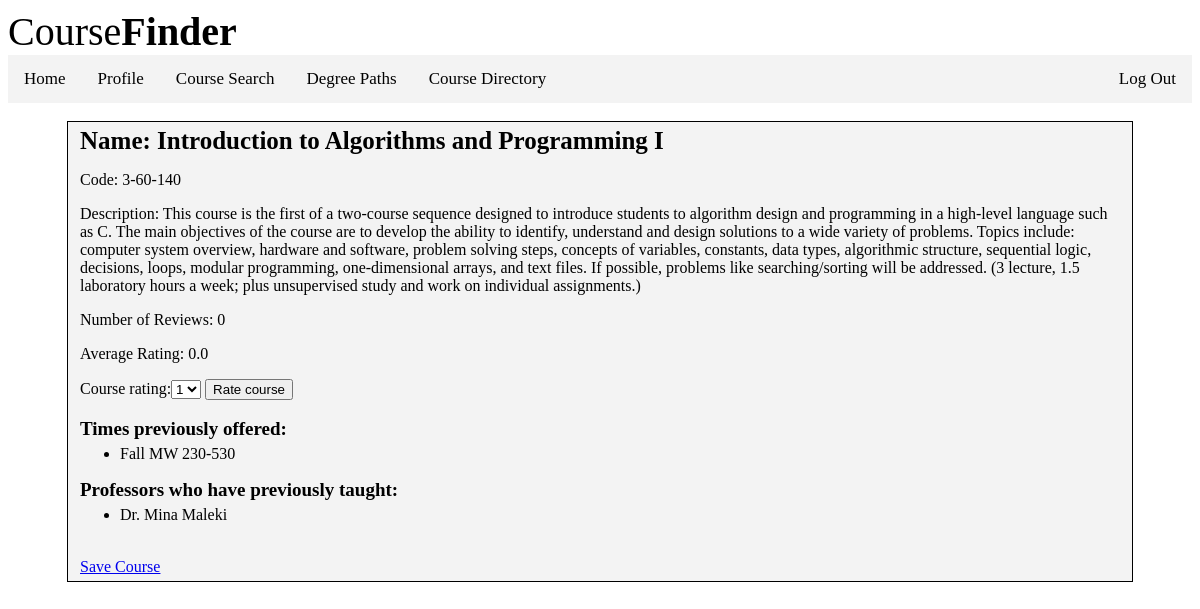
The page /courseinfo/3-60-140 (signed in) on the database as committed earlier.
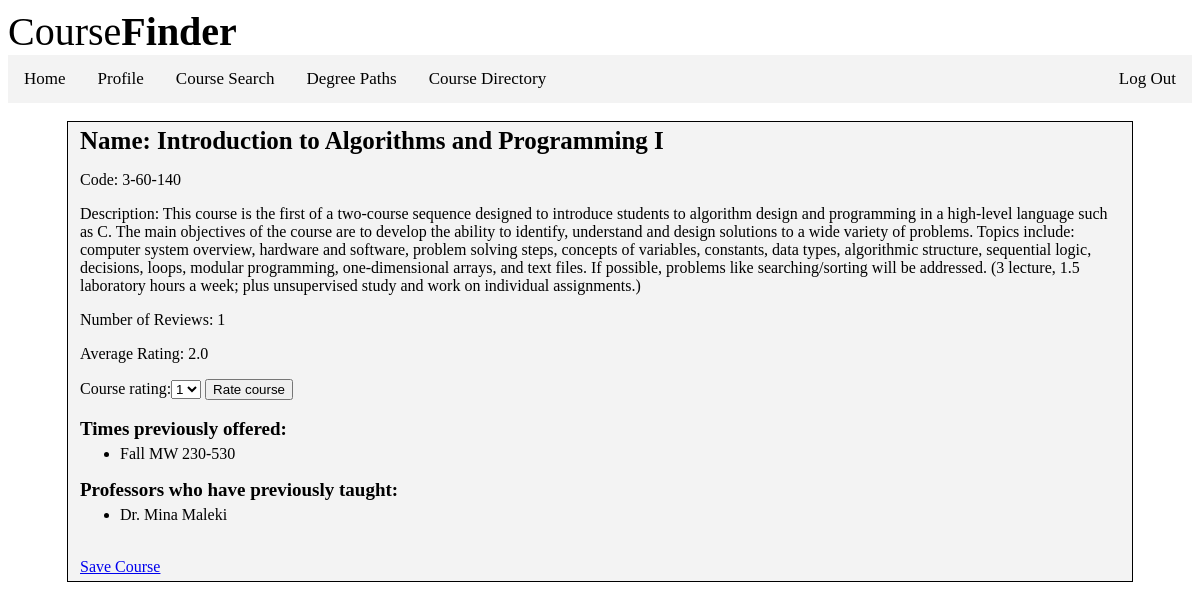
The same page on the database as committed later.
### finder/models.py (models this page shows, shortened)
class Course(models.Model):
    faculty = models.IntegerField()
    department = models.IntegerField()
    course = models.IntegerField()
    name = models.CharField(max_length=50)
    desc = models.TextField()
    review_amt = models.IntegerField()
    review_avg = models.FloatField()

### finder/views.py (the view)
# urls.py: path('courseinfo/<int:faculty>-<int:department>-<int:course>', views.courseinfo, name='courseinfo'),
def courseinfo(request, faculty, department, course):
    course = get_object_or_404(Course, faculty=faculty, department=department, course=course)
    saved_flag = True
    for i in request.user.savedcourse_set.all():
        if i.saved_course.course == course.course and i.saved_course.department == course.department:
            saved_flag = False
    if request.method == 'POST':
        form = ReviewForm(request.POST)
        if form.is_valid():
            rating = form.cleaned_data['rating']
            course.review_amt += 1
            course.review_avg = (course.review_avg + int(rating)) / course.review_amt
            course.save()
        form = None
    else:
        form = ReviewForm()
    return render(request, 'finder/courseinfo.html', {'course': course, 'form': form, 'saved_flag':saved_flag})

### finder/forms.py
class ReviewForm(forms.Form):
    CHOICES = ((1,'1'),(2,'2'),(3,'3'),(4,'4'),(5,'5'))
    rating = forms.ChoiceField(label='Course rating', choices=CHOICES)

### finder/templates/finder/courseinfo.html (shortened to what this page needs)
{% extends "finder/base.html" %}
{% block content %}
<div class="courseInfoBox">
{% if user.is_authenticated %}
	<div style="font-size:25px;"><b>Name: {{course.name}}</b></div>
	<p>Code: {{course.faculty}}-{{course.department}}-{{course.course}}</p>
	<p>Description: {{course.desc}}</p>
	<p>Number of Reviews: {{course.review_amt}}</p>
	<p>Average Rating: {{course.review_avg}}</p>
  {% if form %}
  <form action="/courseinfo/{{course.faculty}}-{{course.department}}-{{course.course}}" method="post">
    {{ form }}
    <input type="submit" value="Rate course">
  </form>
  {% endif %}
  <br>
  <div style="font-size:19px;"><b>Times previously offered:</b></div>
  <ul style="margin-top:5px">
  {% for time in course.coursetime_set.all %}
    <li>
      {{time.semesters}} {{time.dates}} {{time.start_time}}-{{time.end_time}}
    </li>
  {% endfor %}
  </ul>
  <div style="font-size:19px;"><b>Professors who have previously taught:</b></div>
  <ul style="margin-top:5px">
  {% for professor in course.professor_set.all %}
    <li>
      {{professor.name}}
    </li>
  {% endfor %}
  </ul>
  <br>
  {% if saved_flag %}
    <a href="/savecourse/{{course.faculty}}-{{course.department}}-{{course.course}}">Save Course</a>
  {% endif %}
{% else %}
	<p>Please <a href="/login">login</a> to view course info.</p>
{% endif %}
</div>
{% endblock %}

Rows that differ between the two databases and show on the page:
changed Course "Introduction to Algorithms and Programming I": review_amt "0" → "1"; review_avg "0.0" → "2.0"
